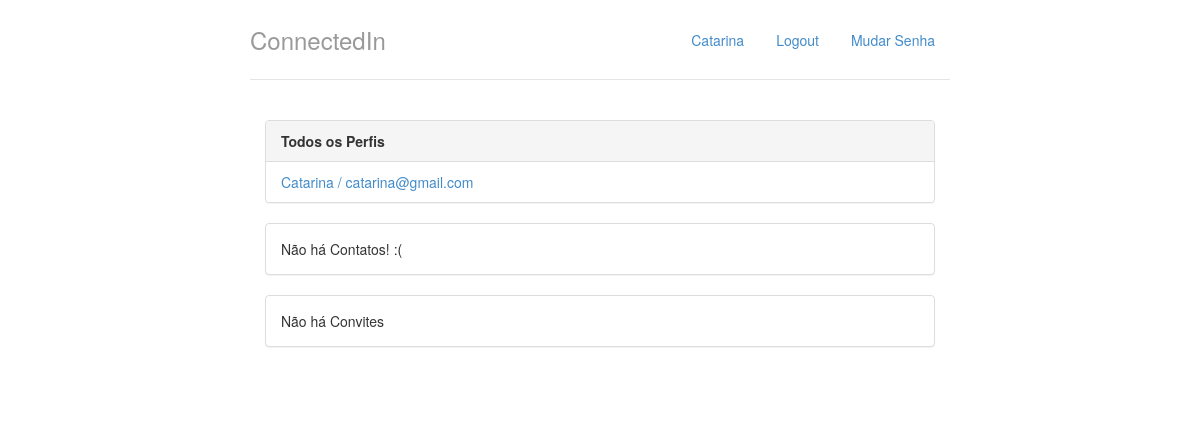
The app's page / (signed in), older data.
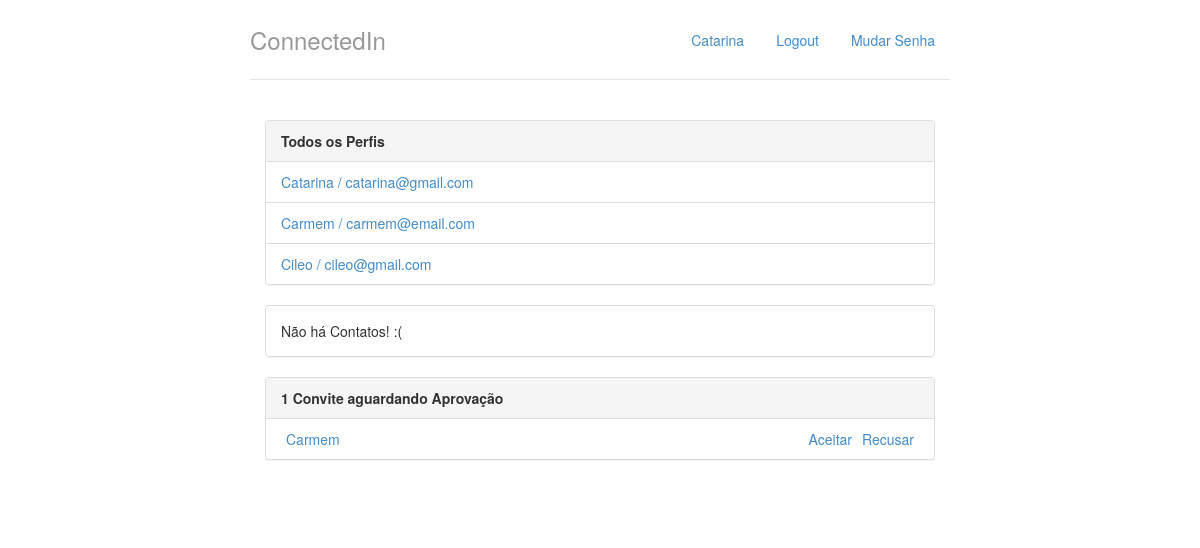
The same page, newer data.
### perfis/models.py (models this page shows, shortened)
class Perfil(models.Model):
    nome = models.CharField(max_length=255, null=False)
    telefone = models.CharField(max_length=15, null=False)
    nome_empresa = models.CharField(max_length=255, null=False)
    contatos = models.ManyToManyField('Perfil')
    usuario = models.OneToOneField(User, related_name='perfil', on_delete=models.CASCADE)
    criado_em = models.DateTimeField(auto_now_add=True)
    atualizado_em = models.DateTimeField(auto_now=True)
    @property
    def email(self):
        return self.usuario.email

class Convite(models.Model):
    solicitante = models.ForeignKey(Perfil, on_delete=models.CASCADE, related_name='convites_feitos')
    convidado = models.ForeignKey(Perfil, on_delete=models.CASCADE, related_name='convites_recebidos')

### perfis/views.py (the view)
# urls.py: path('', views.index, name='index'),
@login_required
def index(request):
    return render(request, 'perfis/index.html', {'perfis': Perfil.objects.all(),
                                          'perfil_logado': get_perfil_logado(request)})

### perfis/views.py (called while the page is built)
def get_perfil_logado(request):
    return request.user.perfil

### perfis/templates/perfis/index.html
{% extends 'perfis/base.html' %}
{% block body %}
    <div class="col-lg-12">
        <div class="panel panel-default">
            <div class="panel-heading">
                <strong>Todos os Perfis</strong>
            </div>
            {% if perfis %}
                <ul class="list-group">
                {% for perfil in perfis %}
                    <li class="list-group-item">
                        <a href="{% url 'exibir' perfil.id %}">    {{ perfil.nome }} / {{ perfil.email }}
                        </a>
                    </li>
                {% endfor %}
            {% else %}
                <p>Não há Perfis Cadastrados!</p>
            {% endif %}
            </ul>
        </div>
        <div class="panel panel-default">
            {% with total=perfil_logado.contatos.count %}
                {% if total %}
                    <div class="panel-heading">
                        <strong> {{ total }}
                            Contato{{ total|pluralize }}
                        </strong>
                    </div>
                    <ul class="list-group">
                        {% for perfil in perfil_logado.contatos.all %}
                            <li class="list-group-item">
                                <a href="{% url 'exibir' perfil.id %}">
                                    {{ perfil }}
                                </a>
                                <a class="pull-right" href="{% url 'desfazer' perfil.id %}">
                                    Desfazer Amizade
                                </a>
                            </li>
                        {% endfor %}
                    </ul>
                {% else %}
                    <div class="panel-body">
                        Não há Contatos! :(
                    </div>
                {% endif %}
            {% endwith %}
        </div>
        <div class="panel panel-default">
            {% with total=perfil_logado.convites_recebidos.count %}
                {% if total %}
                    <div class="panel-heading">
                        <strong> {{ total }}
                            Convite{{ total|pluralize }} aguardando Aprovação</strong>
                    </div>
                    <ul class="list-group">
                        {% for convite in perfil_logado.convites_recebidos.all %}
                            <li class="list-group-item">
                                <ul class="list-inline">
                                    <li class="list-inline-item">
                                        <a href="{% url 'exibir' convite.solicitante.id %}">
                                            {{ convite.solicitante.nome }}
                                        </a>
                                    </li>
                                    <li class="list-inline-item pull-right">
                                        <a href="{% url 'recusar' convite.id %}">Recusar</a>
                                    </li>
                                    <li class="list-inline-item pull-right">
                                        <a href="{% url 'aceitar' convite.id %}">Aceitar</a>
                                    </li>
                                </ul>
                            </li>
                        {% endfor %}
                    </ul>
                {% else %}
                    <div class="panel-body">
                        Não há Convites
                    </div>
                {% endif %}
            {% endwith %}
        </div>
    </div>
{% endblock %}

### perfis/templates/perfis/base.html (shortened to what this page needs)
{% load staticfiles %}
<!doctype html>
<html lang="pt-br">
<head>
    <link rel="stylesheet"
          href="{% static 'styles/bootstrap.css' %}">
    <link rel="stylesheet"
          href="{% static 'styles/main.css' %}">
</head>
<body>
<div class="container">
    <div class="header">
        <ul class="nav nav-pills pull-right">
            <li><a href="{% url 'index' %}">{{ perfil_logado.nome }}</a></li>
            <li><a href="/logout/">Logout</a></li>
            <li><a href="{% url 'change_password' %}">Mudar Senha</a></li>
        </ul>
        <h3 class="text-muted">ConnectedIn</h3>
    </div>
    <div class="row content">
        {% block body %}
        {% endblock %}
    </div>
</div>
</body>
</html>

### perfis/static/styles/main.css (style rules this page uses)
body { padding-top: 20px; padding-bottom: 20px; }
.header, .content, .footer { padding-left: 15px; padding-right: 15px; }
.header { border-bottom: 1px solid #e5e5e5; }
.header h3 { margin-top: 0; margin-bottom: 0; line-height: 40px; padding-bottom: 19px; }
@media (min-width: 768px) { .container { max-width: 730px; } }
.content { margin: 40px 0; }
@media screen and (min-width: 768px) { .header, .content, .footer { padding-left: 0; padding-right: 0; } }
@media screen and (min-width: 768px) { .header { margin-bottom: 30px; } }

Row changes from the older to the newer data that the page shows:
added Perfil: nome "Carmem", email "carmem@email.com"
added Perfil: nome "Cileo", email "cileo@gmail.com"
added Convite: solicitante.nome "Carmem"
Text that changed along with them:
{{ total }}: (not shown) → "1"
text no longer shown: "Não há Convites"
text now shown: "Convite aguardando Aprovação"
